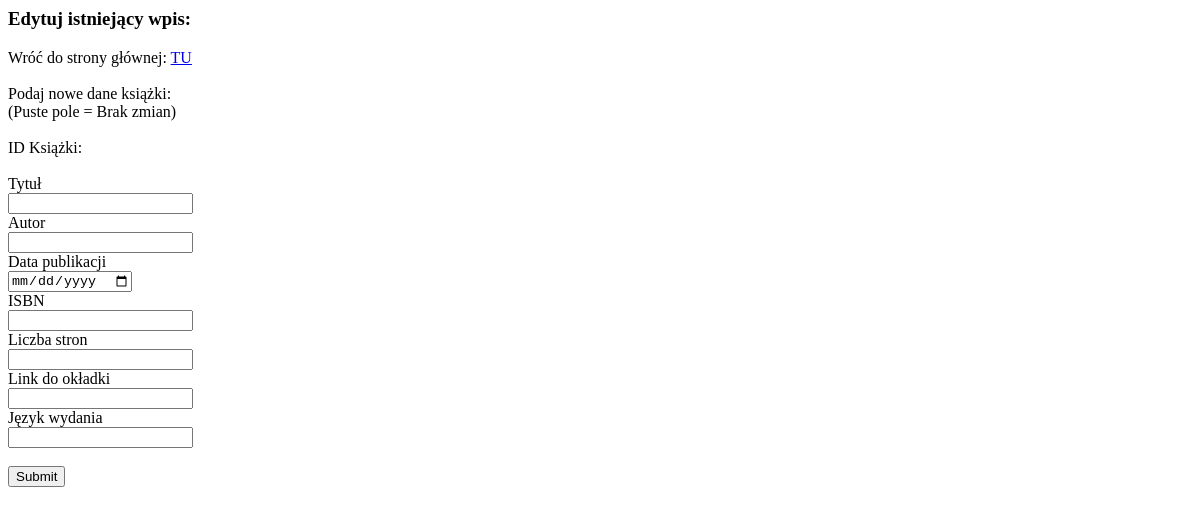
/db/books/336/edit, run on an earlier commit of the app's database.
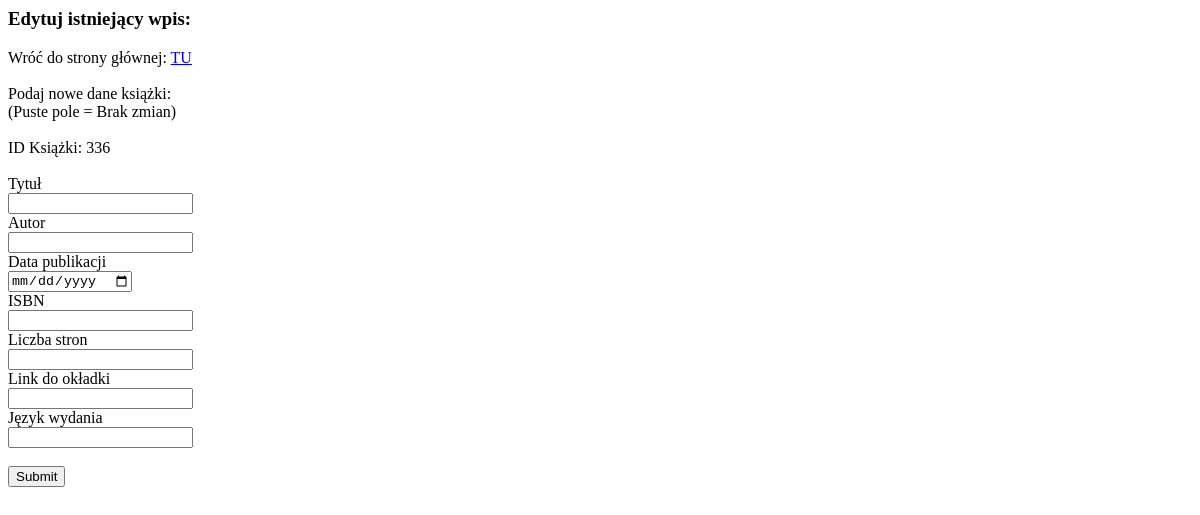
And on a later commit of the database.
### tables this page shows
CREATE TABLE "books" (
	"id"	integer,
	"author"	text NOT NULL,
	"title"	text NOT NULL,
	"publication_date"	date NOT NULL,
	"ISBN"	text NOT NULL,
	"pages"	integer NOT NULL,
	"cover"	text NOT NULL,
	"lang"	text NOT NULL,
	PRIMARY KEY("id" AUTOINCREMENT)
);

### __init__.py (the view)
@app.route('/db/books/<id>/edit')
def dbBooksEdit(id):
    db = get_db()
    query= 'SELECT * FROM books WHERE id=?'
    cur = db.execute(query, (id,))
    book = cur.fetchone()
    return render_template('db_books_edit.html', book=book)

### __init__.py (called while the page is built)
def connect_db():
    rv = sqlite3.connect(app.config['DATABASE'])
    rv.row_factory = sqlite3.Row
    return rv

def get_db():
    if not hasattr(g, 'db'):
        g.db = connect_db()
    return g.db

### templates/db_books_edit.html (shortened to what this page needs)
<html>
   <body>
      <form action = "{{ url_for('dbBooksPatch', id=book.id) }}" method = "POST">
         <h3>Edytuj istniejący wpis:</h3>
         Wróć do strony głównej: <a href="/"> TU </a>
         Podaj nowe dane książki:</br>
         (Puste pole = Brak zmian)</br><br>
         ID Książki: {{ book.id }}<br><br>
         Tytuł<br>
         <input type = "text" name = "title"/></br>
         Autor<br>
         <input type = "text" name = "author"/></br>
         Data publikacji<br>
         <input type = "date" name = "publication_date"/></br>
         ISBN<br>
         <input type = "text" name = "ISBN"/><br>
         Liczba stron<br>
         <input type = "text" name = "pages"/><br>
         Link do okładki<br>
         <input type = "text" name = "cover"/><br>
         Język wydania<br>
         <input type = "text" name = "lang"/><br><br>
         <input type="submit" />
      </form>
   </body>
</html>

What changed in the data, as far as the page shows it:
added books: id "336"
